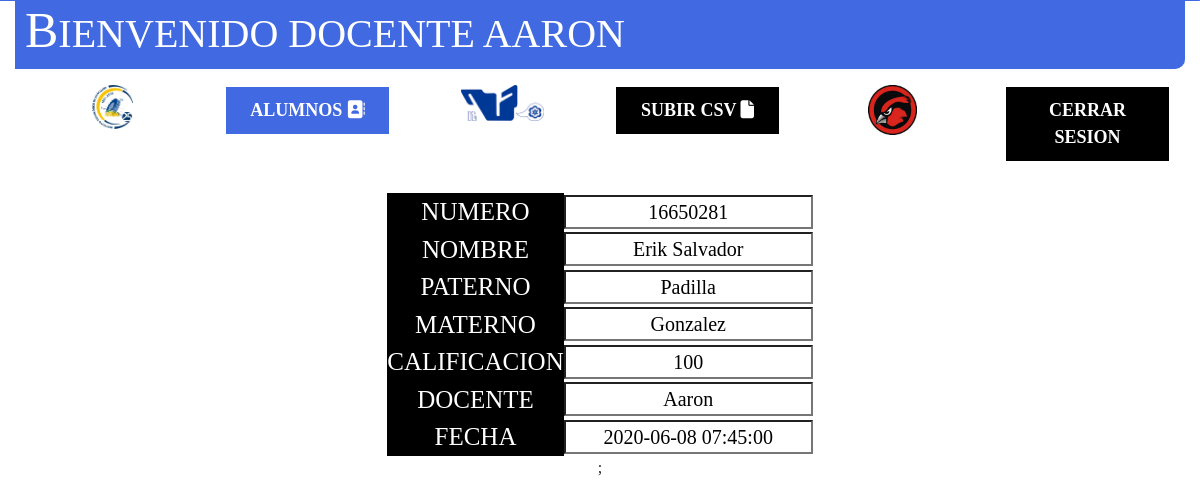
/Docente/verCalificacion.php?cve=1 (signed in), run on the app's committed database.
### tables this page shows
CREATE TABLE `calificaciones` (
  `cve_cal` int(11) NOT NULL,
  `califi_cal` int(11) NOT NULL,
  `cve_alu` int(11) NOT NULL,
  `cve_usu` int(11) NOT NULL,
  `datetime_cal` datetime NOT NULL
);

CREATE TABLE `alumnos` (
  `cve_alu` int(11) NOT NULL,
  `nombre_alu` varchar(30) NOT NULL,
  `app_alu` varchar(30) NOT NULL,
  `apm_alu` varchar(30) NOT NULL
);

CREATE TABLE `personals` (
  `cve_per` int(11) NOT NULL,
  `titulo_per` varchar(60) NOT NULL,
  `nombre_per` varchar(30) NOT NULL,
  `app_per` varchar(30) NOT NULL,
  `apm_per` varchar(30) NOT NULL,
  `sexo_per` varchar(30) NOT NULL,
  `rfc_per` varchar(30) NOT NULL,
  `curp_per` varchar(30) NOT NULL,
  `foto_per` varchar(250) NOT NULL,
  `correo_per` varchar(30) NOT NULL
);

### Docente/verCalificacion.php (the view, shortened to what this page needs)
<?php
include_once "encabezado.php";
?>
<br><br><br><br><br><br><br><br>
<div>
	<center>
		<table width="200" border="0">
			<?PHP
			if (isset($_GET['cve'])) {
				$consulta = "SELECT * from calificaciones join alumnos on alumnos.cve_alu = calificaciones.cve_alu join usuarios_cargos on usuarios_cargos.cve_usu=calificaciones.cve_usu join puestos on puestos.cve_pue = usuarios_cargos.cve_pue join personals on personals.cve_per = usuarios_cargos.cve_per join departamentos on departamentos.cve_dep = usuarios_cargos.cve_dep WHERE calificaciones.cve_cal=" . $_GET['cve'];
				$ejecuta = mysqli_query($mysqli, $consulta);
				$res = mysqli_fetch_assoc($ejecuta);
				echo '<form>
				<tr>
					<td id="cabeceraTabla">NUMERO</td>
					<td><input type="text" id="datosTablaInsertar" value="' . $res['cve_alu'] . '" name="cve_alu" readonly /></td>
				</tr>
				<tr>
					<td id="cabeceraTabla">NOMBRE</td>
					<td><input type="text" id="datosTablaInsertar" value="' . $res['nombre_alu'] . '" name="nom_alu" readonly /></td>
				</tr>
				<tr>
					<td id="cabeceraTabla">PATERNO</td>
					<td><input type="text" id="datosTablaInsertar"  value="' . $res['app_alu'] . '"  name="app_alu" readonly /></td>
				</tr>
				<tr>
					<td id="cabeceraTabla">MATERNO</td>
					<td><input type="text" id="datosTablaInsertar" value="' . $res['apm_alu'] . '" name="apm_alu" readonly /></td>
				</tr>
				<tr>
					<td id="cabeceraTabla">CALIFICACION</td>
					<td><input type="text" id="datosTablaInsertar" value="' . $res['califi_cal'] . '" name="califi_cal" readonly /></td>
				</tr>
				<tr>
					<td id="cabeceraTabla">DOCENTE</td>
					<td><input type="text" id="datosTablaInsertar" value="' . $res['nombre_per'] . '" name="nombre_per" readonly /></td>
				</tr>
				<tr>
					<td id="cabeceraTabla">FECHA</td>
					<td><input type="text" id="datosTablaInsertar" value="' . $res['datetime_cal'] . '" name="datetime_cal"  readonly /></td>
				</tr>
				';
			}	?>
		</table>;
	</center>
</div>

### css/estiloInicio.css (style rules this page uses)
* { margin: 0%; padding: 0%; list-style: none; text-decoration: none; font-family: "Times New Roman", Times, serif; box-sizing: border-box; }
#cabeceraTabla { font-size: 25px; text-align: center; background: black; color:white; }
#datosTablaInsertar { font-size: 20px; text-align: center; background: white; color:black; }

### css/estilo.css (style rules this page uses)
body { margin-top: 0px; }

### data on the page
calificaciones: cve_alu "16650281", nom_alu "Erik Salvador", app_alu "Padilla", apm_alu "Gonzalez", califi_cal "100", nombre_per "Aaron", datetime_cal "2020-06-08 07:45:00"

### other printed values
$_SESSION["nombre_usu"] "AARON"
